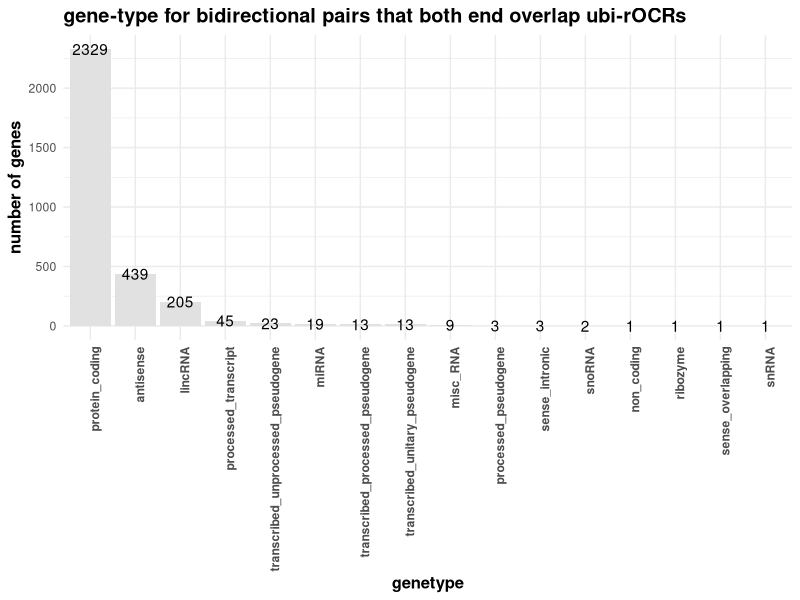
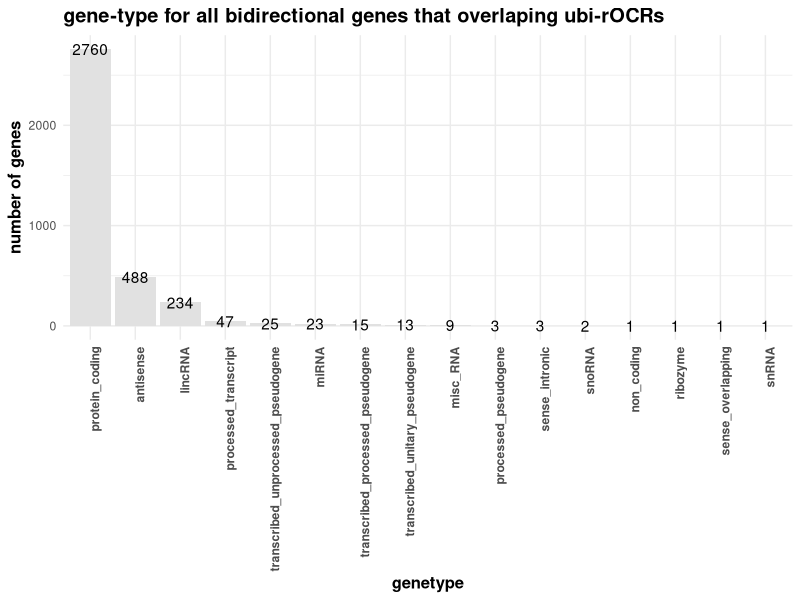
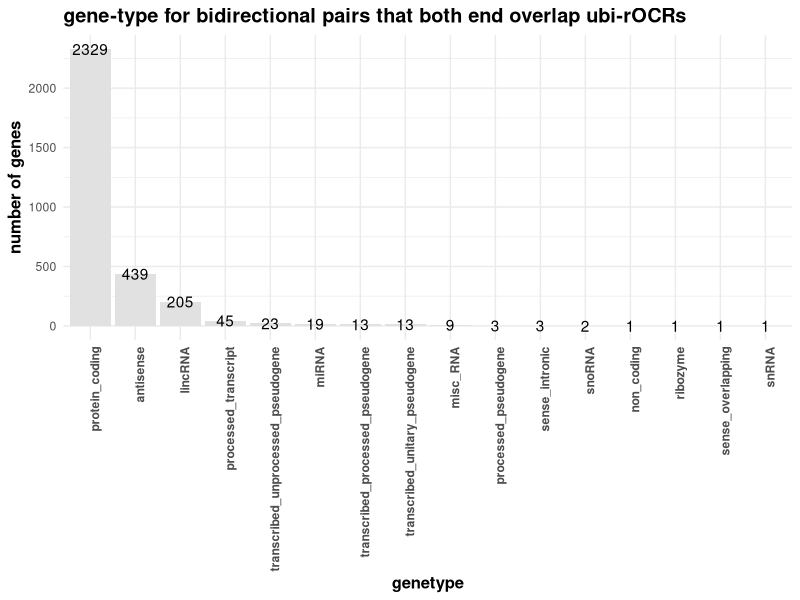
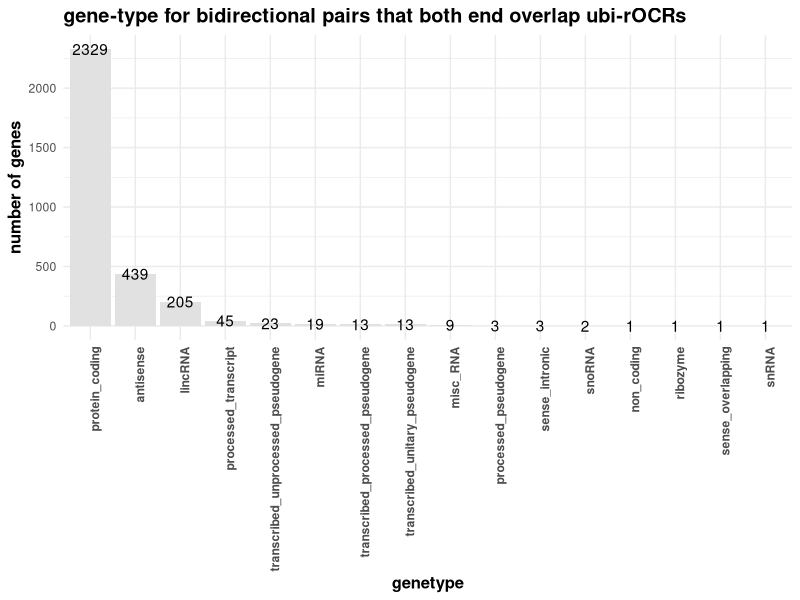
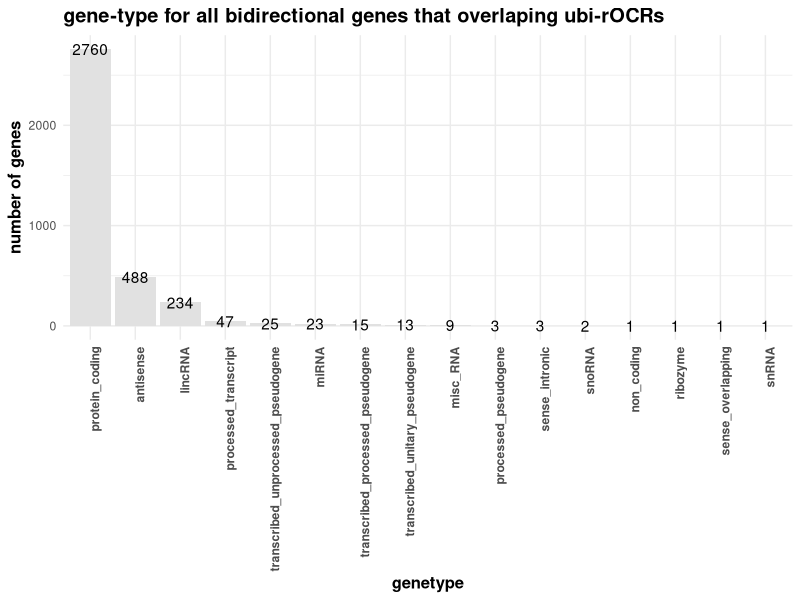
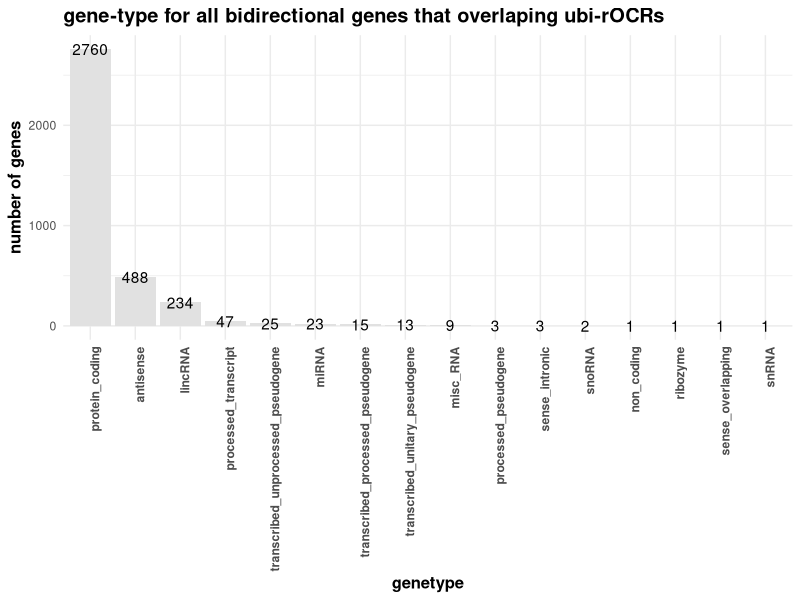

Recreate these plots in R, in order.

# -- Kaili
# This script is for making bidirectional figures.

setwd("/Users/kaili/Dropbox (UMass Medical School)/Project/ccRE/hg38_rOCR/bidirectional/")

library(ggplot2)

####################
# bidirectional gene type
####################
dat_2end = data.frame(c(2329,439,205,45,23,19,13,13,9,3,3,2,1,1,1,1),
                      c("protein_coding","antisense", "lincRNA", "processed_transcript", 
                        "transcribed_unprocessed_pseudogene", "miRNA", "transcribed_processed_pseudogene",
                        "transcribed_unitary_pseudogene", "misc_RNA", "processed_pseudogene", "sense_intronic",
                        "snoRNA", "non_coding", "ribozyme", "sense_overlapping", "snRNA"))
colnames(dat_2end) = c("num", "genetype")
dat_2end$genetype = factor(dat_2end$genetype)

ggplot(dat_2end, aes(x=genetype, y=num)) + geom_bar(stat = "identity", fill = "#e1e1e1") +
  scale_x_discrete(limits = dat_2end$genetype) +
  theme_minimal() + theme(title=element_text(face="bold", size=12),
                          axis.text.x = element_text(angle=90, hjust=1, face="bold")) +
  labs(title="gene-type for bidirectional pairs that both end overlap ubi-rOCRs") +
  ylab("number of genes") +
  geom_text(aes(label=dat_2end$num), position=position_dodge(width=0.9))
ggsave("gene_type_both_end.pdf", width=9, height = 5)
ggsave("gene_type_both_end.png", width=9, height = 5)


#### all
dat_all = data.frame(c(2760,488,234,47,25,23,15,13,9,3,3,2,1,1,1,1),
                      c("protein_coding","antisense", "lincRNA", "processed_transcript", 
                        "transcribed_unprocessed_pseudogene", "miRNA", "transcribed_processed_pseudogene",
                        "transcribed_unitary_pseudogene", "misc_RNA", "processed_pseudogene", "sense_intronic",
                        "snoRNA", "non_coding", "ribozyme", "sense_overlapping", "snRNA"))
colnames(dat_all) = c("num", "genetype")
dat_all$genetype = factor(dat_all$genetype)

ggplot(dat_all, aes(x=genetype, y=num)) + geom_bar(stat = "identity", fill = "#e1e1e1") +
  scale_x_discrete(limits = dat_all$genetype) +
  theme_minimal() + theme(title=element_text(face="bold", size=12),
                          axis.text.x = element_text(angle=90, hjust=1, face="bold")) +
  labs(title="gene-type for all bidirectional genes that overlaping ubi-rOCRs") +
  ylab("number of genes") +
  geom_text(aes(label=dat_all$num), position=position_dodge(width=0.9))
ggsave("gene_type_all.pdf", width=9, height = 5)
ggsave("gene_type_all.png", width=9, height = 5)
####################
####################
